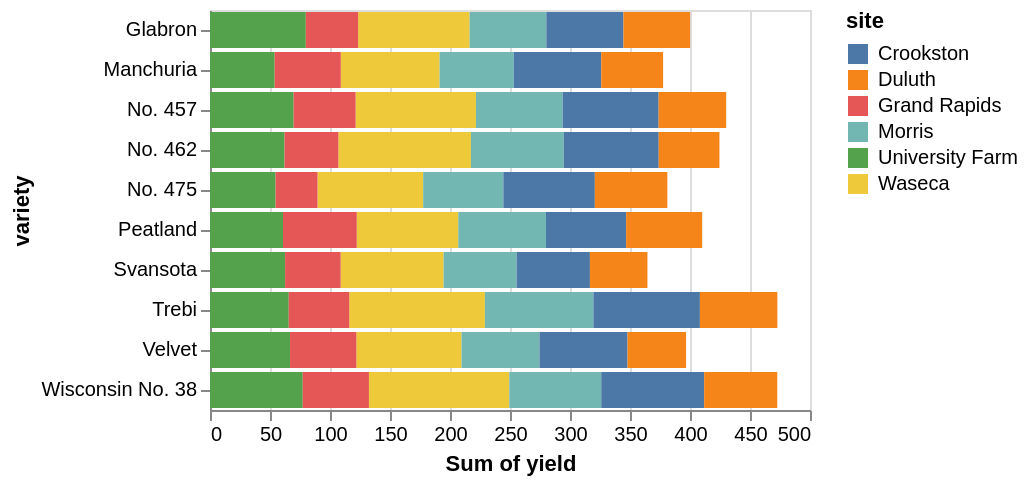

Source (Vega-Lite JSON):
### Vega-Lite specification from a JSON file in a GitHub repository (floating-point values rounded to 4 significant figures)
{"$schema": "https://vega.github.io/schema/vega-lite/v4.json", "data": {"values": [{"yield": 27, "variety": "Manchuria", "year": 1931, "site": "University Farm"}, {"yield": 48.87, "variety": "Manchuria", "year": 1931, "site": "Waseca"}, {"yield": 27.43, "variety": "Manchuria", "year": 1931, "site": "Morris"}, {"yield": 39.93, "variety": "Manchuria", "year": 1931, "site": "Crookston"}, {"yield": 32.97, "variety": "Manchuria", "year": 1931, "site": "Grand Rapids"}, {"yield": 28.97, "variety": "Manchuria", "year": 1931, "site": "Duluth"}, {"yield": 43.07, "variety": "Glabron", "year": 1931, "site": "University Farm"}, {"yield": 55.2, "variety": "Glabron", "year": 1931, "site": "Waseca"}, {"yield": 28.77, "variety": "Glabron", "year": 1931, "site": "Morris"}, {"yield": 38.13, "variety": "Glabron", "year": 1931, "site": "Crookston"}, {"yield": 29.13, "variety": "Glabron", "year": 1931, "site": "Grand Rapids"}, {"yield": 29.67, "variety": "Glabron", "year": 1931, "site": "Duluth"}, {"yield": 35.13, "variety": "Svansota", "year": 1931, "site": "University Farm"}, {"yield": 47.33, "variety": "Svansota", "year": 1931, "site": "Waseca"}, {"yield": 25.77, "variety": "Svansota", "year": 1931, "site": "Morris"}, {"yield": 40.47, "variety": "Svansota", "year": 1931, "site": "Crookston"}, {"yield": 29.67, "variety": "Svansota", "year": 1931, "site": "Grand Rapids"}, {"yield": 25.7, "variety": "Svansota", "year": 1931, "site": "Duluth"}, {"yield": 39.9, "variety": "Velvet", "year": 1931, "site": "University Farm"}, {"yield": 50.23, "variety": "Velvet", "year": 1931, "site": "Waseca"}, {"yield": 26.13, "variety": "Velvet", "year": 1931, "site": "Morris"}, {"yield": 41.33, "variety": "Velvet", "year": 1931, "site": "Crookston"}, {"yield": 23.03, "variety": "Velvet", "year": 1931, "site": "Grand Rapids"}, {"yield": 26.3, "variety": "Velvet", "year": 1931, "site": "Duluth"}, {"yield": 36.57, "variety": "Trebi", "year": 1931, "site": "University Farm"}, {"yield": 63.83, "variety": "Trebi", "year": 1931, "site": "Waseca"}, {"yield": 43.77, "variety": "Trebi", "year": 1931, "site": "Morris"}, {"yield": 46.93, "variety": "Trebi", "year": 1931, "site": "Crookston"}, {"yield": 29.77, "variety": "Trebi", "year": 1931, "site": "Grand Rapids"}, {"yield": 33.93, "variety": "Trebi", "year": 1931, "site": "Duluth"}, {"yield": 43.27, "variety": "No. 457", "year": 1931, "site": "University Farm"}, {"yield": 58.1, "variety": "No. 457", "year": 1931, "site": "Waseca"}, {"yield": 28.7, "variety": "No. 457", "year": 1931, "site": "Morris"}, {"yield": 45.67, "variety": "No. 457", "year": 1931, "site": "Crookston"}, {"yield": 32.17, "variety": "No. 457", "year": 1931, "site": "Grand Rapids"}, {"yield": 33.6, "variety": "No. 457", "year": 1931, "site": "Duluth"}, {"yield": 36.6, "variety": "No. 462", "year": 1931, "site": "University Farm"}, {"yield": 65.77, "variety": "No. 462", "year": 1931, "site": "Waseca"}, {"yield": 30.37, "variety": "No. 462", "year": 1931, "site": "Morris"}, {"yield": 48.57, "variety": "No. 462", "year": 1931, "site": "Crookston"}, {"yield": 24.93, "variety": "No. 462", "year": 1931, "site": "Grand Rapids"}, {"yield": 28.1, "variety": "No. 462", "year": 1931, "site": "Duluth"}, {"yield": 32.77, "variety": "Peatland", "year": 1931, "site": "University Farm"}, {"yield": 48.57, "variety": "Peatland", "year": 1931, "site": "Waseca"}, {"yield": 29.87, "variety": "Peatland", "year": 1931, "site": "Morris"}, {"yield": 41.6, "variety": "Peatland", "year": 1931, "site": "Crookston"}, {"yield": 34.7, "variety": "Peatland", "year": 1931, "site": "Grand Rapids"}, {"yield": 32, "variety": "Peatland", "year": 1931, "site": "Duluth"}, {"yield": 24.67, "variety": "No. 475", "year": 1931, "site": "University Farm"}, {"yield": 46.77, "variety": "No. 475", "year": 1931, "site": "Waseca"}, {"yield": 22.6, "variety": "No. 475", "year": 1931, "site": "Morris"}, {"yield": 44.1, "variety": "No. 475", "year": 1931, "site": "Crookston"}, {"yield": 19.7, "variety": "No. 475", "year": 1931, "site": "Grand Rapids"}, {"yield": 33.07, "variety": "No. 475", "year": 1931, "site": "Duluth"}, {"yield": 39.3, "variety": "Wisconsin No. 38", "year": 1931, "site": "University Farm"}, {"yield": 58.8, "variety": "Wisconsin No. 38", "year": 1931, "site": "Waseca"}, {"yield": 29.47, "variety": "Wisconsin No. 38", "year": 1931, "site": "Morris"}, {"yield": 49.87, "variety": "Wisconsin No. 38", "year": 1931, "site": "Crookston"}, {"yield": 34.47, "variety": "Wisconsin No. 38", "year": 1931, "site": "Grand Rapids"}, {"yield": 31.6, "variety": "Wisconsin No. 38", "year": 1931, "site": "Duluth"}, {"yield": 26.9, "variety": "Manchuria", "year": 1932, "site": "University Farm"}, {"yield": 33.47, "variety": "Manchuria", "year": 1932, "site": "Waseca"}, {"yield": 34.37, "variety": "Manchuria", "year": 1932, "site": "Morris"}, {"yield": 32.97, "variety": "Manchuria", "year": 1932, "site": "Crookston"}, {"yield": 22.13, "variety": "Manchuria", "year": 1932, "site": "Grand Rapids"}, {"yield": 22.57, "variety": "Manchuria", "year": 1932, "site": "Duluth"}, {"yield": 36.8, "variety": "Glabron", "year": 1932, "site": "University Farm"}, {"yield": 37.73, "variety": "Glabron", "year": 1932, "site": "Waseca"}, {"yield": 35.13, "variety": "Glabron", "year": 1932, "site": "Morris"}, {"yield": 26.17, "variety": "Glabron", "year": 1932, "site": "Crookston"}, {"yield": 14.43, "variety": "Glabron", "year": 1932, "site": "Grand Rapids"}, {"yield": 25.87, "variety": "Glabron", "year": 1932, "site": "Duluth"}, {"yield": 27.43, "variety": "Svansota", "year": 1932, "site": "University Farm"}, {"yield": 38.5, "variety": "Svansota", "year": 1932, "site": "Waseca"}, {"yield": 35.03, "variety": "Svansota", "year": 1932, "site": "Morris"}, {"yield": 20.63, "variety": "Svansota", "year": 1932, "site": "Crookston"}, {"yield": 16.63, "variety": "Svansota", "year": 1932, "site": "Grand Rapids"}, {"yield": 22.23, "variety": "Svansota", "year": 1932, "site": "Duluth"}, {"yield": 26.8, "variety": "Velvet", "year": 1932, "site": "University Farm"}, {"yield": 37.4, "variety": "Velvet", "year": 1932, "site": "Waseca"}, {"yield": 38.83, "variety": "Velvet", "year": 1932, "site": "Morris"}, {"yield": 32.07, "variety": "Velvet", "year": 1932, "site": "Crookston"}, {"yield": 32.23, "variety": "Velvet", "year": 1932, "site": "Grand Rapids"}, {"yield": 22.47, "variety": "Velvet", "year": 1932, "site": "Duluth"}, {"yield": 29.07, "variety": "Trebi", "year": 1932, "site": "University Farm"}, {"yield": 49.23, "variety": "Trebi", "year": 1932, "site": "Waseca"}, {"yield": 46.63, "variety": "Trebi", "year": 1932, "site": "Morris"}, {"yield": 41.83, "variety": "Trebi", "year": 1932, "site": "Crookston"}, {"yield": 20.63, "variety": "Trebi", "year": 1932, "site": "Grand Rapids"}, {"yield": 30.6, "variety": "Trebi", "year": 1932, "site": "Duluth"}, {"yield": 26.43, "variety": "No. 457", "year": 1932, "site": "University Farm"}, {"yield": 42.2, "variety": "No. 457", "year": 1932, "site": "Waseca"}, {"yield": 43.53, "variety": "No. 457", "year": 1932, "site": "Morris"}, {"yield": 34.33, "variety": "No. 457", "year": 1932, "site": "Crookston"}, {"yield": 19.47, "variety": "No. 457", "year": 1932, "site": "Grand Rapids"}, {"yield": 22.7, "variety": "No. 457", "year": 1932, "site": "Duluth"}, {"yield": 25.57, "variety": "No. 462", "year": 1932, "site": "University Farm"}, {"yield": 44.7, "variety": "No. 462", "year": 1932, "site": "Waseca"}, {"yield": 47, "variety": "No. 462", "year": 1932, "site": "Morris"}, {"yield": 30.53, "variety": "No. 462", "year": 1932, "site": "Crookston"}, {"yield": 19.9, "variety": "No. 462", "year": 1932, "site": "Grand Rapids"}, {"yield": 22.5, "variety": "No. 462", "year": 1932, "site": "Duluth"}, {"yield": 28.07, "variety": "Peatland", "year": 1932, "site": "University Farm"}, {"yield": 36.03, "variety": "Peatland", "year": 1932, "site": "Waseca"}, {"yield": 43.2, "variety": "Peatland", "year": 1932, "site": "Morris"}, {"yield": 25.23, "variety": "Peatland", "year": 1932, "site": "Crookston"}, {"yield": 26.77, "variety": "Peatland", "year": 1932, "site": "Grand Rapids"}, {"yield": 31.37, "variety": "Peatland", "year": 1932, "site": "Duluth"}, {"yield": 30, "variety": "No. 475", "year": 1932, "site": "University Farm"}, {"yield": 41.27, "variety": "No. 475", "year": 1932, "site": "Waseca"}, {"yield": 44.23, "variety": "No. 475", "year": 1932, "site": "Morris"}, {"yield": 32.13, "variety": "No. 475", "year": 1932, "site": "Crookston"}, {"yield": 15.23, "variety": "No. 475", "year": 1932, "site": "Grand Rapids"}, {"yield": 27.37, "variety": "No. 475", "year": 1932, "site": "Duluth"}, {"yield": 38, "variety": "Wisconsin No. 38", "year": 1932, "site": "University Farm"}, {"yield": 58.17, "variety": "Wisconsin No. 38", "year": 1932, "site": "Waseca"}, {"yield": 47.17, "variety": "Wisconsin No. 38", "year": 1932, "site": "Morris"}, {"yield": 35.9, "variety": "Wisconsin No. 38", "year": 1932, "site": "Crookston"}, {"yield": 20.67, "variety": "Wisconsin No. 38", "year": 1932, "site": "Grand Rapids"}, {"yield": 29.33, "variety": "Wisconsin No. 38", "year": 1932, "site": "Duluth"}]}, "transform": [{"calculate": "if(datum.site === 'University Farm', 0, if(datum.site === 'Grand Rapids', 1, 2))", "as": "siteOrder"}], "mark": "bar", "encoding": {"x": {"aggregate": "sum", "field": "yield"}, "y": {"field": "variety"}, "color": {"field": "site"}, "order": {"field": "siteOrder"}}}
